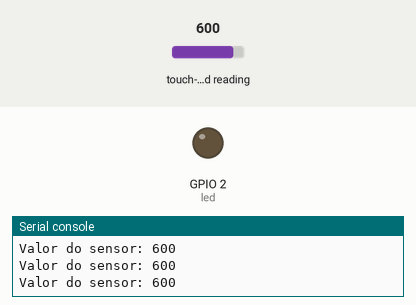
Simulated run of this program. Board: ESP32 board running MicroPython. Parts: output pins drawn as LEDs (lit = HIGH), the last lines printed to the serial console. Inputs (shaded band) come from the test bench; at power-on: touch-pad reading 600.

Above: at 1.2 s.
1.3 s: touch-pad reading set to 408
2.8 s: touch-pad reading set to 391
At 3.5 s:
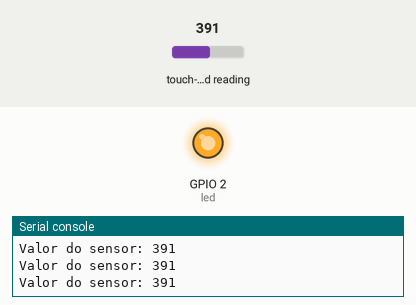
4.3 s: touch-pad reading set to 538
At 4.8 s:
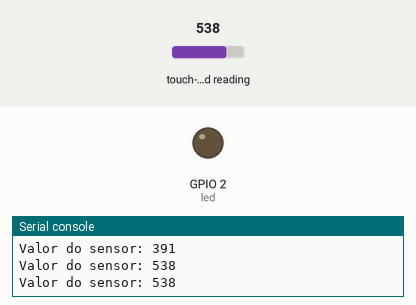
5.9 s: touch-pad reading set to 63
At 7.3 s:
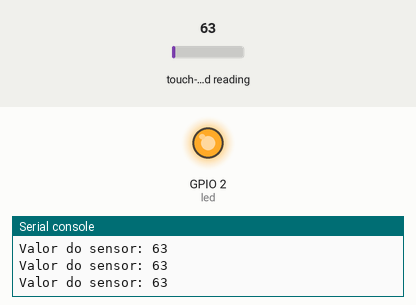
Timing chart, 0 to 8.5 s (numbered marks = the images above; inputs shaded):
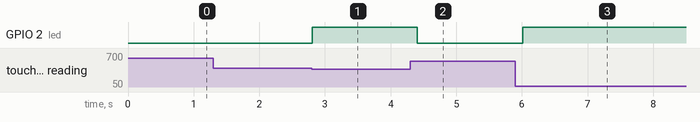

The program:

exemplo4_touch.py
```python
# Exemplo 4: Sensor Touch com LED
# Este código utiliza um sensor touch (GPIO4) para detectar toques.
# Quando um toque é detectado (valor abaixo do limite), um LED (GPIO2) é aceso.
# Caso contrário, o LED permanece apagado.

from machine import Pin, TouchPad
import time

touch = TouchPad(Pin(4))  # GPIO4
led = Pin(2, Pin.OUT)

while True:
    valor = touch.read()
    print("Valor do sensor:", valor)

    if valor < 400:  # Limite para detectar toque
        led.value(1)
    else:
        led.value(0)

    time.sleep(0.2)
```

Measured:
- the behaviour switches between 400 and 399 on touch-pad reading (found by bisection; images 0 and 1)
- after the input at 2.8 s, GPIO 2 (led): LOW → HIGH at once
- after the input at 4.3 s, GPIO 2 (led): HIGH → LOW after 0.11 s
- after the input at 5.9 s, GPIO 2 (led): LOW → HIGH after 0.11 s
